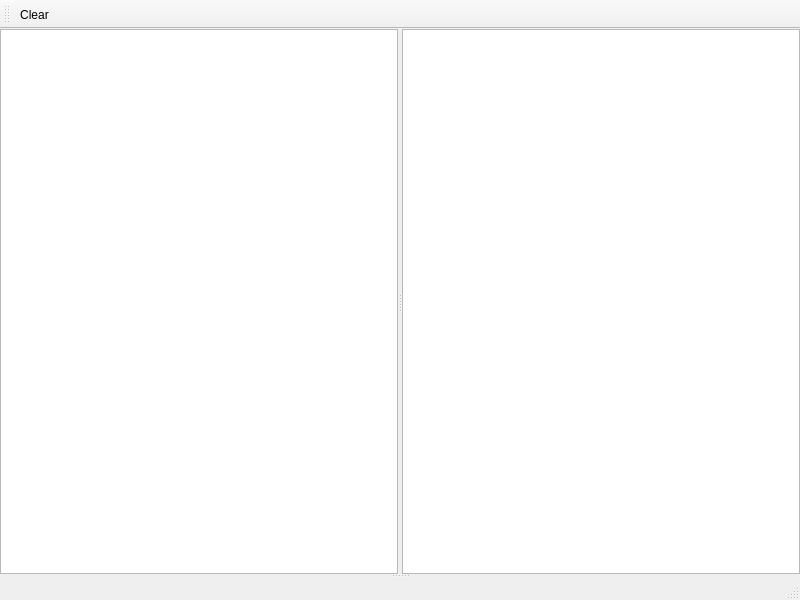
<?xml version="1.0" encoding="UTF-8"?>
<ui version="4.0">
 <class>DualViewWindow</class>
 <widget class="QMainWindow" name="DualViewWindow">
  <property name="geometry">
   <rect>
    <x>0</x>
    <y>0</y>
    <width>800</width>
    <height>600</height>
   </rect>
  </property>
  <property name="windowTitle">
   <string>Dual Graphics Viewer</string>
  </property>
  <widget class="QWidget" name="centralwidget">
   <layout class="QHBoxLayout" name="horizontalLayout">
    <property name="margin">
     <number>0</number>
    </property>
    <item>
     <widget class="QSplitter" name="splitter_2">
      <property name="orientation">
       <enum>Qt::Vertical</enum>
      </property>
      <widget class="QSplitter" name="splitter">
       <property name="orientation">
        <enum>Qt::Horizontal</enum>
       </property>
       <widget class="myQGraphicsView" name="view1">
        <property name="backgroundBrush">
         <brush brushstyle="SolidPattern">
          <color alpha="255">
           <red>0</red>
           <green>0</green>
           <blue>0</blue>
          </color>
         </brush>
        </property>
        <property name="renderHints">
         <set>QPainter::Antialiasing|QPainter::HighQualityAntialiasing|QPainter::TextAntialiasing</set>
        </property>
       </widget>
       <widget class="myQGraphicsView" name="view2">
        <property name="backgroundBrush">
         <brush brushstyle="SolidPattern">
          <color alpha="255">
           <red>0</red>
           <green>0</green>
           <blue>0</blue>
          </color>
         </brush>
        </property>
        <property name="renderHints">
         <set>QPainter::Antialiasing|QPainter::HighQualityAntialiasing|QPainter::TextAntialiasing</set>
        </property>
       </widget>
      </widget>
      <widget class="QStackedWidget" name="stackedWidget">
       <widget class="QWidget" name="page"/>
       <widget class="QWidget" name="page_2"/>
      </widget>
     </widget>
    </item>
   </layout>
  </widget>
  <widget class="QStatusBar" name="statusbar"/>
  <widget class="QToolBar" name="toolBar">
   <property name="windowTitle">
    <string>toolBar</string>
   </property>
   <attribute name="toolBarArea">
    <enum>TopToolBarArea</enum>
   </attribute>
   <attribute name="toolBarBreak">
    <bool>false</bool>
   </attribute>
   <addaction name="actionClear"/>
  </widget>
  <action name="actionClear">
   <property name="text">
    <string>Clear</string>
   </property>
   <property name="toolTip">
    <string>Clear</string>
   </property>
  </action>
 </widget>
 <customwidgets>
  <customwidget>
   <class>myQGraphicsView</class>
   <extends>QGraphicsView</extends>
   <header>myQGraphicsView.h</header>
  </customwidget>
 </customwidgets>
 <resources>
  <include location="dualImageViewer.qrc"/>
 </resources>
 <connections/>
</ui>
